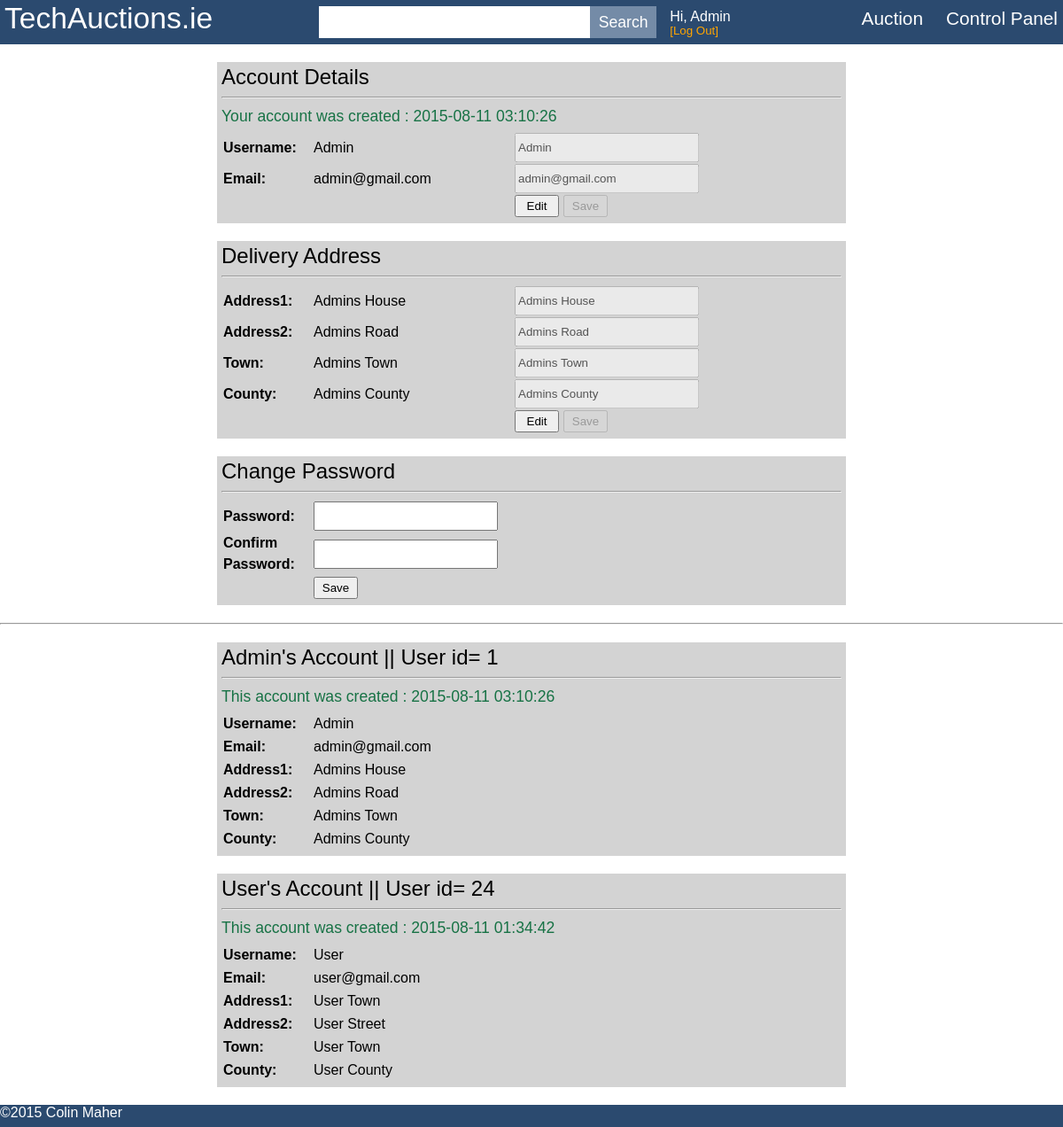
The app's page /account.php (signed in) with its own data.
### tables this page shows
CREATE TABLE IF NOT EXISTS `users` (
  `id` int(20) NOT NULL,
  `username` varchar(25) NOT NULL,
  `email` varchar(40) NOT NULL,
  `password` varchar(30) NOT NULL,
  `address1` varchar(30) NOT NULL,
  `address2` varchar(30) NOT NULL,
  `town` varchar(30) NOT NULL,
  `county` varchar(30) NOT NULL,
  `date` timestamp NOT NULL DEFAULT CURRENT_TIMESTAMP ON UPDATE CURRENT_TIMESTAMP
);

### account.php (the view, shortened to what this page needs)
<?php
include "includes/header.php";
?>
<div class="main container">
	<?php
	$sql = 'SELECT * FROM users WHERE id = :id';
	$stmt = $conn->prepare($sql);
	$stmt->bindParam(':id', $_SESSION['id']);
	$stmt->execute();
	while($row = $stmt->fetch())
	{
		echo '<div class="accountContainer">';
			echo '<form method="POST" action="library/accountScript.php">';
			echo '<table>';
				echo '<legend>Account Details</legend><hr>';
				echo '<div id="accDate"> Your account was created : ' . $row['date'] . '</div>';
				echo '<tr><th>Username:</th><td class="col2">' . $row['username'] . ' </td><td class="col3"><input type="text" name="username" id="user" class="inputField" value="' . $row['username'] . '" maxlength="25" disabled required /></td></tr>';
				echo '<tr><th>Email:</th><td class="col2">' . $row['email'] . '</td><td class="col3"><input type="text" name="email" id="email" class="inputField" value="' . $row['email'] . '" maxlength="40" disabled required /></td></tr>';
				echo '<tr><td></td><td></td><td><input type="button" class="formBtn" value="Edit" onclick="toggleInput1()"><input type="submit" id="saveBtn1" class="formBtn" value="Save" disabled></td></tr>';
			echo '</table>';
			echo '</form>';
		echo '</div>';
		echo '<div class="accountContainer">';
			echo '<form method="POST" action="library/accountScript.php">';
			echo '<table>';
				echo '<legend>Delivery Address</legend><hr>';
				echo '<tr><th>Address1:</th><td class="col2">' . $row['address1'] . ' </td><td><input type="text" name="address1" id="address1" class="inputField" value="' . $row['address1'] . '" maxlength="30" disabled /></td></tr>';
				echo '<tr><th>Address2:</th><td class="col2">' . $row['address2'] . '</td><td><input type="text" name="address2" id="address2" class="inputField"value="' . $row['address2'] . '" maxlength="30" disabled /></td></tr>';
				echo '<tr><th>Town:</th><td class="col2">' . $row['town'] . ' </td><td><input type="text" name="town" id="town" class="inputField" value="' . $row['town'] . '" maxlength="30" disabled /></td></tr>';
				echo '<tr><th>County:</th><td class="col2">' . $row['county'] . '</td><td><input type="text" name="county" id="county" class="inputField" value="' . $row['county'] . '" maxlength="30" disabled /></td></tr>';
				echo '<tr><td></td><td></td><td><input type="button" class="formBtn" value="Edit" onclick="toggleInput2()"><input type="submit" id="saveBtn2" class="formBtn" value="Save" disabled></td></tr>';
			echo '</table>';
			echo '</form>';
		echo '</div>';
	}
	echo '<div class="accountContainer">';
		echo '<form method="POST" action="library/accountScript.php">';
		echo '<table>';
			echo '<legend>Change Password</legend><hr>';
			echo '<tr><th>Password:</th><td class="col2"><input type="password" name="pass1" id="pass1" class="inputField" minlength="5" maxlength="30" required/></td></tr>';
			echo '<tr><th>Confirm Password:</th><td class="col2"><input type="password" name="pass2" id="pass2" class="inputField" minlength="5" maxlength="30" required/></td></tr>';
			echo '<tr><td></td><td><input type="submit" class="formBtn" value="Save" onclick="validatePassword()"></td></tr>';
		echo '</table>';
		echo '</form>';
	echo '</div>';
	if($_SESSION['id'] == 1)
	{
		echo '<hr>';
		$sql = 'SELECT * FROM users';
		$stmt = $conn->prepare($sql);
		$stmt->execute();
		while($row = $stmt->fetch())
		{
			echo '<div class="accountContainer">';
				echo '<table>';
						echo '<legend>' . $row['username'] . '\'s Account || User id= ' . $row['id'] . '</legend><hr>';
						echo '<div id="accDate"> This account was created : ' . $row['date'] . '</div>';
						echo '<tr><th>Username:</th><td class="col2">' . $row['username'] . ' </td><td class="col3"></tr>';
						echo '<tr><th>Email:</th><td class="col2">' . $row['email'] . '</td><td class="col3"></tr>';
						echo '<tr><th>Address1:</th><td class="col2">' . $row['address1'] . ' </td></tr>';
						echo '<tr><th>Address2:</th><td class="col2">' . $row['address2'] . '</td></tr>';
						echo '<tr><th>Town:</th><td class="col2">' . $row['town'] . ' </td></tr>';
						echo '<tr><th>County:</th><td class="col2">' . $row['county'] . '</td></tr>';
				echo '</table>';
			echo '</div>';
		}
	}
	?>
</div>
<?php include "includes/footer.php" ?>

### includes/header.php (shortened to what this page needs)
<?php
include 'includes/connection.php';
?>
<!DOCTYPE html>
<html lang="en">
	<head>
		<link rel="stylesheet" href="style.css"/>
	</head>
	<body>
		<header>
			<div class="container">
				<a href="index.php" id="logo">TechAuctions.ie</a>
				<form action ="search.php" id="search" method ="post">
					<input type="text" name="search" id="searchBox" maxlength="20" required>
					<input type="submit" id="searchBtn" class="button" value="Search">
				</form>
				<?php
				if(isset($_SESSION['id']))
				{
					try
					{
						$sql = 'SELECT username FROM users WHERE id=:id';
						$stmt = $conn->prepare($sql);
						$stmt->bindParam(':id', $_SESSION['id']);
						$stmt->execute();
						if($row = $stmt->fetch())
						{
							$username = $row['username'];
						}
					}
					catch(PDOException $e)
					{
						echo "Error: " . $e->getMessage();
						exit();
					}
					echo '<div id="username">Hi, ' . $username . '<br><a href="library/logoutScript.php" id="logoutBtn"><sub> [Log Out] </sub></a></div>';
					if($_SESSION['id'] == 1)
					{
						echo '<a href="account.php" class="headerBtn">Control Panel</a>';
					}
					else
					{
						echo '<a href="account.php" class="headerBtn">Account</a>';
					}
					echo '<a href="auction.php" class="headerBtn">Auction</a>';
				}
				else
				{
					echo '<a href="register.php" class="headerBtn">Register</a>';
					echo '<a href="login.php" class="headerBtn">Log In</a>';
				}
				?>
			</div>
		</header>

### includes/footer.php
		<footer>
			<div class="container">
				&copy;2015 Colin Maher
			</div>
		</footer>
	</body>
</html>

### style.css (style rules this page uses)
* { margin: 0; padding: 0; text-decoration: none; }
html { height: 100%; }
body { height: 100%; font-family: "palatino linotype", arial; background: #EEEEEE; overflow-y: scroll; }
.container { width: 1200px; margin-left: auto; margin-right: auto; }
header { height: 50px; min-width: 1200px; background: #2B4A6F; }
#logo { margin: 2px 120px 0px 5px; float: left; color: white; font-size: 2.1em; }
#search { float: left; margin-top: 7px; margin-right: 15px; }
#searchBox { float: left; height: 30px; width: 300px; padding: 3px; border-style: none; font-size: 1.2em; }
#searchBtn { float: left; height: 36px; width: 75px; border-style: none; background: #748BA7; color: white; font-size: 1.1em; }
#username { float: left; margin-top: 13px; color: white; line-height: 0.7em; }
#logoutBtn { color: orange; }
.headerBtn { float: right; color: white; font-size: 1.3em; margin: 9px 6px 0px 20px; }
.main { min-height: calc(100% - 75px); background: white; overflow: auto; }
.accountContainer { margin: 20px auto; padding: 5px; width: 700px; background: lightgrey; line-height: 1.5em; }
.accountContainer legend { font-size: 1.5em; padding-bottom: 10px; }
.accountContainer th { text-align: left; width: 100px; }
.accountContainer hr { margin-bottom: 8px; }
.accountContainer .inputField { height: 25px; width: 200px; padding: 2px; }
.accountContainer .col2 { min-width: 225px; }
.accountContainer .formBtn { width: 50px; height: 25px; margin-right: 5px; }
#accDate { color: #177245; font-size: 1.1em; margin-bottom: 5px; }
footer { height: 25px; min-width: 1200px; background: #2B4A6F; color: white; }

### records on screen
users: username "Admin", date "2015-08-11 03:10:26", email "admin@gmail.com", address1 "Admins House", address2 "Admins Road", town "Admins Town", county "Admins County", id "1"
users: username "User", id "24", date "2015-08-11 01:34:42", email "user@gmail.com", address1 "User Town", address2 "User Street", town "User Town", county "User County"
